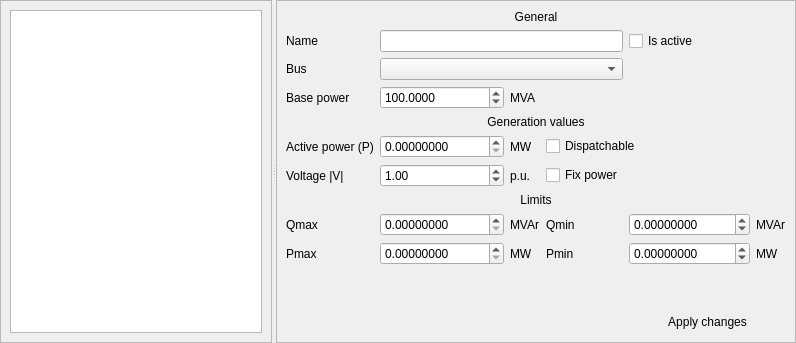
          <widget class="QWidget" name="tab_8">
           <attribute name="icon">
            <iconset resource="icons.qrc">
             <normaloff>:/file/powerplant.svg</normaloff>:/file/powerplant.svg</iconset>
           </attribute>
           <attribute name="title">
            <string>Power plants</string>
           </attribute>
           <layout class="QHBoxLayout" name="horizontalLayout_9">
            <property name="margin">
             <number>0</number>
            </property>
            <item>
             <widget class="QSplitter" name="splitter_6">
              <property name="orientation">
               <enum>Qt::Horizontal</enum>
              </property>
              <widget class="QFrame" name="frame_20">
               <property name="frameShape">
                <enum>QFrame::StyledPanel</enum>
               </property>
               <property name="frameShadow">
                <enum>QFrame::Raised</enum>
               </property>
               <layout class="QGridLayout" name="gridLayout_11">
                <item row="0" column="0">
                 <widget class="QListView" name="powerplants_listView"/>
                </item>
               </layout>
              </widget>
              <widget class="QFrame" name="frame_21">
               <property name="frameShape">
                <enum>QFrame::StyledPanel</enum>
               </property>
               <property name="frameShadow">
                <enum>QFrame::Raised</enum>
               </property>
               <layout class="QGridLayout" name="gridLayout_12">
                <item row="16" column="5">
                 <widget class="QLabel" name="label_76">
                  <property name="text">
                   <string>MVAr</string>
                  </property>
                 </widget>
                </item>
                <item row="22" column="3">
                 <widget class="QLabel" name="label_63">
                  <property name="text">
                   <string>Pmin</string>
                  </property>
                 </widget>
                </item>
                <item row="22" column="1">
                 <widget class="QDoubleSpinBox" name="powerplants_pmax">
                  <property name="decimals">
                   <number>8</number>
                  </property>
                  <property name="maximum">
                   <double>99999.000000000000000</double>
                  </property>
                 </widget>
                </item>
                <item row="22" column="4">
                 <widget class="QDoubleSpinBox" name="powerplants_pmin">
                  <property name="decimals">
                   <number>8</number>
                  </property>
                  <property name="minimum">
                   <double>-99999.000000000000000</double>
                  </property>
                  <property name="maximum">
                   <double>99999.000000000000000</double>
                  </property>
                 </widget>
                </item>
                <item row="16" column="1">
                 <widget class="QDoubleSpinBox" name="powerplants_qmax">
                  <property name="decimals">
                   <number>8</number>
                  </property>
                  <property name="maximum">
                   <double>99999.000000000000000</double>
                  </property>
                 </widget>
                </item>
                <item row="4" column="0">
                 <widget class="QLabel" name="label_62">
                  <property name="text">
                   <string>Base power</string>
                  </property>
                 </widget>
                </item>
                <item row="4" column="1">
                 <widget class="QDoubleSpinBox" name="powerplants_basepower">
                  <property name="decimals">
                   <number>4</number>
                  </property>
                  <property name="minimum">
                   <double>0.120000000000000</double>
                  </property>
                  <property name="maximum">
                   <double>999999.000000000000000</double>
                  </property>
                  <property name="value">
                   <double>100.000000000000000</double>
                  </property>
                 </widget>
                </item>
                <item row="11" column="0">
                 <widget class="QLabel" name="label_61">
                  <property name="text">
                   <string>Voltage |V|</string>
                  </property>
                 </widget>
                </item>
                <item row="3" column="1" colspan="3">
                 <widget class="QComboBox" name="powerplants_bus"/>
                </item>
                <item row="10" column="2">
                 <widget class="QLabel" name="label_71">
                  <property name="text">
                   <string>MW</string>
                  </property>
                 </widget>
                </item>
                <item row="16" column="2">
                 <widget class="QLabel" name="label_74">
                  <property name="text">
                   <string>MVAr</string>
                  </property>
                 </widget>
                </item>
                <item row="16" column="0">
                 <widget class="QLabel" name="label_75">
                  <property name="text">
                   <string>Qmax</string>
                  </property>
                 </widget>
                </item>
                <item row="1" column="0">
                 <widget class="QLabel" name="label_65">
                  <property name="text">
                   <string>Name</string>
                  </property>
                 </widget>
                </item>
                <item row="4" column="2">
                 <widget class="QLabel" name="label_68">
                  <property name="text">
                   <string>MVA</string>
                  </property>
                 </widget>
                </item>
                <item row="10" column="0">
                 <widget class="QLabel" name="label_59">
                  <property name="text">
                   <string>Active power (P)</string>
                  </property>
                 </widget>
                </item>
                <item row="10" column="1">
                 <widget class="QDoubleSpinBox" name="powerplants_p">
                  <property name="decimals">
                   <number>8</number>
                  </property>
                  <property name="maximum">
                   <double>999999.000000000000000</double>
                  </property>
                 </widget>
                </item>
                <item row="11" column="2">
                 <widget class="QLabel" name="label_69">
                  <property name="text">
                   <string>p.u.</string>
                  </property>
                 </widget>
                </item>
                <item row="11" column="1">
                 <widget class="QDoubleSpinBox" name="powerplants_v">
                  <property name="maximum">
                   <double>2.000000000000000</double>
                  </property>
                  <property name="value">
                   <double>1.000000000000000</double>
                  </property>
                 </widget>
                </item>
                <item row="1" column="1" colspan="3">
                 <widget class="QLineEdit" name="powerplants_name"/>
                </item>
                <item row="22" column="0">
                 <widget class="QLabel" name="label_67">
                  <property name="text">
                   <string>Pmax</string>
                  </property>
                 </widget>
                </item>
                <item row="22" column="2">
                 <widget class="QLabel" name="label_66">
                  <property name="text">
                   <string>MW</string>
                  </property>
                 </widget>
                </item>
                <item row="16" column="3">
                 <widget class="QLabel" name="label_77">
                  <property name="text">
                   <string>Qmin</string>
                  </property>
                 </widget>
                </item>
                <item row="3" column="0">
                 <widget class="QLabel" name="label_39">
                  <property name="text">
                   <string>Bus</string>
                  </property>
                 </widget>
                </item>
                <item row="25" column="0">
                 <spacer name="verticalSpacer_6">
                  <property name="orientation">
                   <enum>Qt::Vertical</enum>
                  </property>
                  <property name="sizeHint" stdset="0">
                   <size>
                    <width>20</width>
                    <height>40</height>
                   </size>
                  </property>
                 </spacer>
                </item>
                <item row="22" column="5">
                 <widget class="QLabel" name="label_70">
                  <property name="text">
                   <string>MW</string>
                  </property>
                 </widget>
                </item>
                <item row="16" column="4">
                 <widget class="QDoubleSpinBox" name="powerplants_qmin">
                  <property name="decimals">
                   <number>8</number>
                  </property>
                  <property name="minimum">
                   <double>-99999.000000000000000</double>
                  </property>
                  <property name="maximum">
                   <double>99999.000000000000000</double>
                  </property>
                 </widget>
                </item>
                <item row="15" column="0" colspan="6">
                 <widget class="QLabel" name="label_78">
                  <property name="autoFillBackground">
                   <bool>true</bool>
                  </property>
                  <property name="text">
                   <string>Limits</string>
                  </property>
                  <property name="alignment">
                   <set>Qt::AlignCenter</set>
                  </property>
                 </widget>
                </item>
                <item row="9" column="0" colspan="6">
                 <widget class="QLabel" name="label_60">
                  <property name="autoFillBackground">
                   <bool>true</bool>
                  </property>
                  <property name="text">
                   <string>Generation values</string>
                  </property>
                  <property name="alignment">
                   <set>Qt::AlignCenter</set>
                  </property>
                 </widget>
                </item>
                <item row="0" column="0" colspan="6">
                 <widget class="QLabel" name="label_64">
                  <property name="autoFillBackground">
                   <bool>true</bool>
                  </property>
                  <property name="text">
                   <string>General</string>
                  </property>
                  <property name="alignment">
                   <set>Qt::AlignCenter</set>
                  </property>
                 </widget>
                </item>
                <item row="26" column="4" colspan="2">
                 <widget class="QPushButton" name="powerplants_apply_changes_button">
                  <property name="text">
                   <string>Apply changes</string>
                  </property>
                  <property name="icon">
                   <iconset resource="icons.qrc">
                    <normaloff>:/file/ic_mode_edit_black_48dp.png</normaloff>:/file/ic_mode_edit_black_48dp.png</iconset>
                  </property>
                  <property name="flat">
                   <bool>true</bool>
                  </property>
                 </widget>
                </item>
                <item row="1" column="4" colspan="2">
                 <widget class="QCheckBox" name="powerplants_status">
                  <property name="text">
                   <string>Is active</string>
                  </property>
                 </widget>
                </item>
                <item row="10" column="3" colspan="2">
                 <widget class="QCheckBox" name="dispatchable_gen_checkBox">
                  <property name="text">
                   <string>Dispatchable</string>
                  </property>
                 </widget>
                </item>
                <item row="11" column="3">
                 <widget class="QCheckBox" name="powerplants_fix_power_checkBox">
                  <property name="toolTip">
                   <string>&lt;html&gt;&lt;head/&gt;&lt;body&gt;&lt;p&gt;If checked, when simulating time profiles or stochastic processes, the power will remain unchanged.&lt;/p&gt;&lt;/body&gt;&lt;/html&gt;</string>
                  </property>
                  <property name="text">
                   <string>Fix power</string>
                  </property>
                 </widget>
                </item>
               </layout>
              </widget>
             </widget>
            </item>
           </layout>
          </widget>
